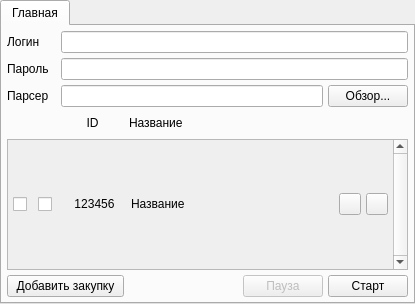
<?xml version="1.0" encoding="UTF-8"?>
<ui version="4.0">
 <class>Form</class>
 <widget class="QWidget" name="Form">
  <property name="geometry">
   <rect>
    <x>0</x>
    <y>0</y>
    <width>415</width>
    <height>304</height>
   </rect>
  </property>
  <property name="windowTitle">
   <string>Form</string>
  </property>
  <layout class="QVBoxLayout" name="verticalLayout_2">
   <property name="spacing">
    <number>0</number>
   </property>
   <property name="leftMargin">
    <number>0</number>
   </property>
   <property name="topMargin">
    <number>0</number>
   </property>
   <property name="rightMargin">
    <number>0</number>
   </property>
   <property name="bottomMargin">
    <number>0</number>
   </property>
   <item>
    <widget class="QTabWidget" name="tabWidget">
     <property name="currentIndex">
      <number>0</number>
     </property>
     <widget class="QWidget" name="main">
      <attribute name="title">
       <string>Главная</string>
      </attribute>
      <layout class="QGridLayout" name="gridLayout">
       <property name="leftMargin">
        <number>5</number>
       </property>
       <property name="topMargin">
        <number>5</number>
       </property>
       <property name="rightMargin">
        <number>5</number>
       </property>
       <property name="bottomMargin">
        <number>5</number>
       </property>
       <property name="spacing">
        <number>5</number>
       </property>
       <item row="6" column="15">
        <widget class="QPushButton" name="start_button">
         <property name="text">
          <string>Старт</string>
         </property>
        </widget>
       </item>
       <item row="3" column="0">
        <widget class="QLabel" name="download_icon">
         <property name="minimumSize">
          <size>
           <width>22</width>
           <height>22</height>
          </size>
         </property>
         <property name="maximumSize">
          <size>
           <width>22</width>
           <height>22</height>
          </size>
         </property>
         <property name="text">
          <string/>
         </property>
         <property name="pixmap">
          <pixmap resource="res.qrc">:/res/download.png</pixmap>
         </property>
         <property name="scaledContents">
          <bool>true</bool>
         </property>
        </widget>
       </item>
       <item row="4" column="0" rowspan="2" colspan="16">
        <widget class="QScrollArea" name="scrollArea">
         <property name="verticalScrollBarPolicy">
          <enum>Qt::ScrollBarAlwaysOn</enum>
         </property>
         <property name="widgetResizable">
          <bool>true</bool>
         </property>
         <widget class="QWidget" name="scrollAreaWidgetContents">
          <property name="geometry">
           <rect>
            <x>0</x>
            <y>0</y>
            <width>385</width>
            <height>131</height>
           </rect>
          </property>
          <layout class="QVBoxLayout" name="scrollArea_layout">
           <property name="spacing">
            <number>0</number>
           </property>
           <property name="leftMargin">
            <number>0</number>
           </property>
           <property name="topMargin">
            <number>0</number>
           </property>
           <property name="rightMargin">
            <number>0</number>
           </property>
           <property name="bottomMargin">
            <number>0</number>
           </property>
           <item>
            <widget class="QWidget" name="widget" native="true">
             <property name="minimumSize">
              <size>
               <width>0</width>
               <height>22</height>
              </size>
             </property>
             <property name="maximumSize">
              <size>
               <width>16777215</width>
               <height>22</height>
              </size>
             </property>
             <layout class="QHBoxLayout" name="horizontalLayout_2">
              <property name="spacing">
               <number>5</number>
              </property>
              <property name="leftMargin">
               <number>5</number>
              </property>
              <property name="topMargin">
               <number>0</number>
              </property>
              <property name="rightMargin">
               <number>5</number>
              </property>
              <property name="bottomMargin">
               <number>0</number>
              </property>
              <item>
               <widget class="QCheckBox" name="checkBox">
                <property name="minimumSize">
                 <size>
                  <width>20</width>
                  <height>20</height>
                 </size>
                </property>
                <property name="maximumSize">
                 <size>
                  <width>20</width>
                  <height>20</height>
                 </size>
                </property>
                <property name="text">
                 <string/>
                </property>
               </widget>
              </item>
              <item>
               <widget class="QCheckBox" name="checkBox_2">
                <property name="minimumSize">
                 <size>
                  <width>20</width>
                  <height>20</height>
                 </size>
                </property>
                <property name="maximumSize">
                 <size>
                  <width>20</width>
                  <height>20</height>
                 </size>
                </property>
                <property name="text">
                 <string/>
                </property>
               </widget>
              </item>
              <item>
               <widget class="QLabel" name="label">
                <property name="minimumSize">
                 <size>
                  <width>63</width>
                  <height>0</height>
                 </size>
                </property>
                <property name="maximumSize">
                 <size>
                  <width>63</width>
                  <height>16777215</height>
                 </size>
                </property>
                <property name="text">
                 <string>123456</string>
                </property>
                <property name="alignment">
                 <set>Qt::AlignCenter</set>
                </property>
               </widget>
              </item>
              <item>
               <widget class="QLabel" name="label_2">
                <property name="text">
                 <string>Название</string>
                </property>
               </widget>
              </item>
              <item>
               <widget class="QPushButton" name="pushButton">
                <property name="minimumSize">
                 <size>
                  <width>22</width>
                  <height>22</height>
                 </size>
                </property>
                <property name="maximumSize">
                 <size>
                  <width>22</width>
                  <height>22</height>
                 </size>
                </property>
                <property name="text">
                 <string/>
                </property>
                <property name="icon">
                 <iconset resource="res.qrc">
                  <normaloff>:/res/edit.png</normaloff>:/res/edit.png</iconset>
                </property>
               </widget>
              </item>
              <item>
               <widget class="QPushButton" name="pushButton_2">
                <property name="minimumSize">
                 <size>
                  <width>22</width>
                  <height>22</height>
                 </size>
                </property>
                <property name="maximumSize">
                 <size>
                  <width>22</width>
                  <height>22</height>
                 </size>
                </property>
                <property name="text">
                 <string/>
                </property>
                <property name="icon">
                 <iconset resource="res.qrc">
                  <normaloff>:/res/delete.png</normaloff>:/res/delete.png</iconset>
                </property>
               </widget>
              </item>
             </layout>
            </widget>
           </item>
          </layout>
         </widget>
        </widget>
       </item>
       <item row="6" column="14">
        <widget class="QPushButton" name="pause_button">
         <property name="enabled">
          <bool>false</bool>
         </property>
         <property name="text">
          <string>Пауза</string>
         </property>
        </widget>
       </item>
       <item row="2" column="15">
        <widget class="QPushButton" name="parser_search_button">
         <property name="text">
          <string>Обзор...</string>
         </property>
        </widget>
       </item>
       <item row="3" column="2">
        <widget class="QLabel" name="ID">
         <property name="minimumSize">
          <size>
           <width>63</width>
           <height>0</height>
          </size>
         </property>
         <property name="maximumSize">
          <size>
           <width>63</width>
           <height>16777215</height>
          </size>
         </property>
         <property name="text">
          <string>ID</string>
         </property>
         <property name="alignment">
          <set>Qt::AlignCenter</set>
         </property>
        </widget>
       </item>
       <item row="3" column="1">
        <widget class="QLabel" name="upload_icon">
         <property name="minimumSize">
          <size>
           <width>22</width>
           <height>22</height>
          </size>
         </property>
         <property name="maximumSize">
          <size>
           <width>22</width>
           <height>22</height>
          </size>
         </property>
         <property name="text">
          <string/>
         </property>
         <property name="pixmap">
          <pixmap resource="res.qrc">:/res/upload.png</pixmap>
         </property>
         <property name="scaledContents">
          <bool>true</bool>
         </property>
        </widget>
       </item>
       <item row="2" column="0" colspan="2">
        <widget class="QLabel" name="parser_label">
         <property name="text">
          <string>Парсер</string>
         </property>
        </widget>
       </item>
       <item row="1" column="0" colspan="2">
        <widget class="QLabel" name="password_label">
         <property name="text">
          <string>Пароль</string>
         </property>
        </widget>
       </item>
       <item row="0" column="0" colspan="2">
        <widget class="QLabel" name="login_label">
         <property name="text">
          <string>Логин</string>
         </property>
        </widget>
       </item>
       <item row="0" column="2" colspan="14">
        <widget class="QLineEdit" name="login_lineEdit"/>
       </item>
       <item row="1" column="2" colspan="14">
        <widget class="QLineEdit" name="password_lineEdit">
         <property name="echoMode">
          <enum>QLineEdit::Password</enum>
         </property>
        </widget>
       </item>
       <item row="2" column="2" colspan="13">
        <widget class="QLineEdit" name="parser_lineEdit"/>
       </item>
       <item row="3" column="3" colspan="12">
        <widget class="QLabel" name="name">
         <property name="minimumSize">
          <size>
           <width>191</width>
           <height>0</height>
          </size>
         </property>
         <property name="text">
          <string>Название</string>
         </property>
         <property name="alignment">
          <set>Qt::AlignLeading|Qt::AlignLeft|Qt::AlignVCenter</set>
         </property>
        </widget>
       </item>
       <item row="6" column="0" colspan="3">
        <widget class="QPushButton" name="add_button">
         <property name="text">
          <string>Добавить закупку</string>
         </property>
        </widget>
       </item>
      </layout>
     </widget>
    </widget>
   </item>
  </layout>
 </widget>
 <resources>
  <include location="res.qrc"/>
 </resources>
 <connections/>
</ui>
